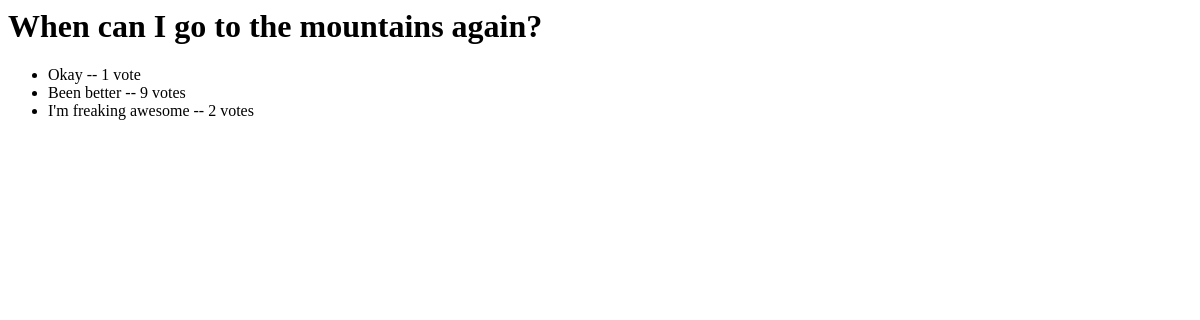
/polls/1/results/, run on an earlier commit of the app's database.
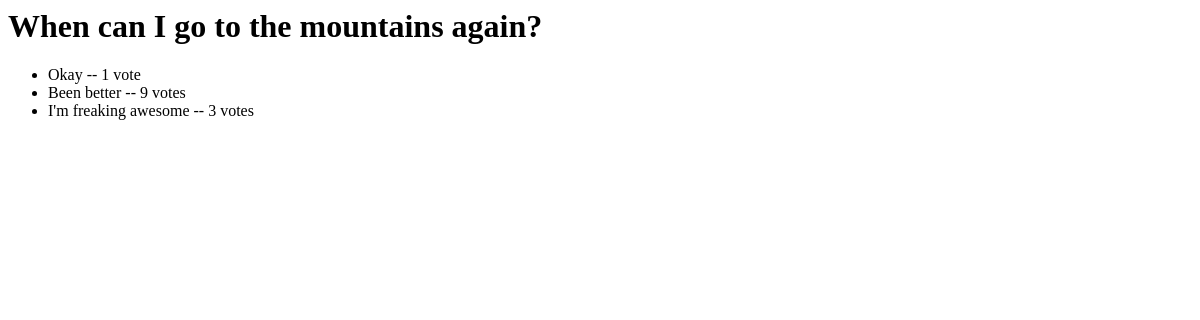
And on a later commit of the database.
### polls/models.py (models this page shows, shortened)
class Choice(models.Model):
    question = models.ForeignKey(Question, on_delete=models.CASCADE)
    choice_text = models.CharField(max_length=200)
    votes = models.IntegerField(default=0)

### polls/views.py (the view)
# urls.py: path('<int:pk>/results/', views.ResultsView.as_view(), name='results'),
class ResultsView(generic.DetailView):
    model = Question
    template_name = 'polls/results.html'

### polls/templates/polls/results.html
<h1>{{ question.question_text }}</h1>
<ul>
    {% for choice in question.choice_set.all %}
    <li>
        {{ choice.choice_text }} -- {{choice.votes }}
        vote{{ choice.votes|pluralize}}
    </li>
    {% endfor %}
</ul>

What changed in the data, as far as the page shows it:
changed Choice "I'm freaking awesome": votes "2" → "3"
